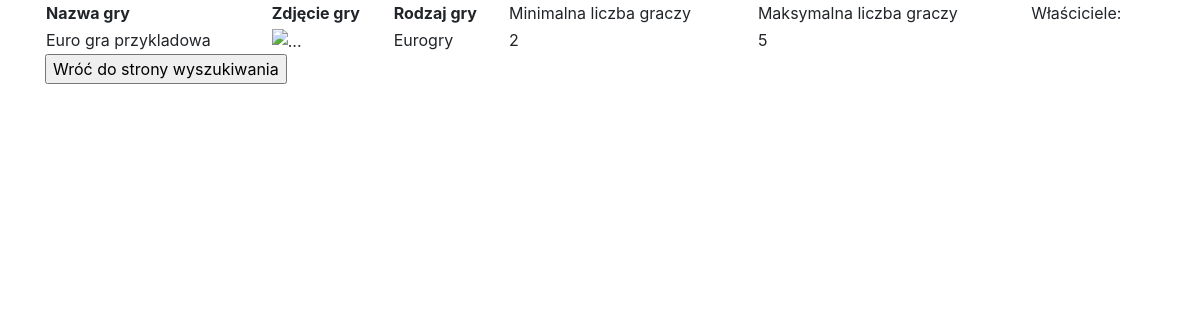
The page /a/4/ on the database as committed earlier.
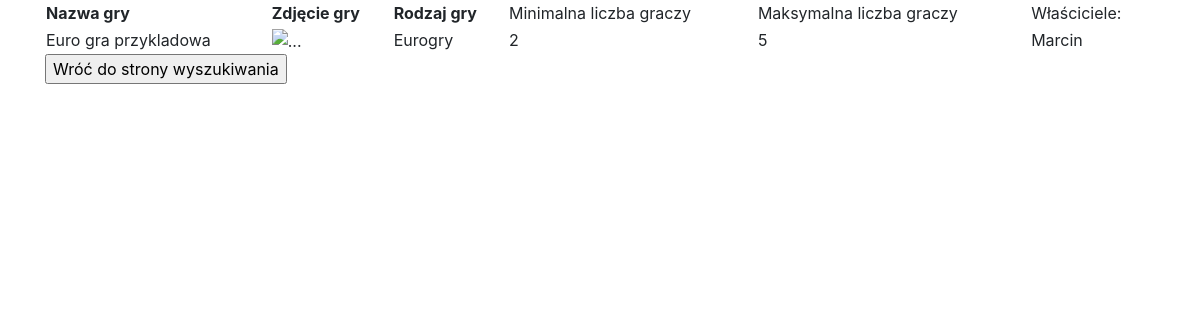
The same page on the database as committed later.
### main/models.py (models this page shows, shortened)
class Person(models.Model):
    name = models.CharField(verbose_name="Imie i nazwisko", max_length=128)
    game_type_like = models.CharField(
        verbose_name="Jaki typ gry lubi ta osoba najbardziej",
        max_length=30,
        choices=game_type_like_choices,
        default='wybierz',
    )
    def __str__(self):
        return self.name

### main/views.py (the view)
# urls.py: path('<int:pk>/', GameDetailView.as_view(), name='game-detail'), # jezeli zmienie "game-detail" to wtedy absolute url nie generuje sie do linku
class GameDetailView(DetailView):
    model = Game

### templates/main/game_detail.html (shortened to what this page needs)
<!doctype html>
<html lang="en">
<head>
        <link rel="stylesheet" href="https://stackpath.bootstrapcdn.com/bootstrap/4.4.1/css/bootstrap.min.css">
</head>
<body>
<div class="container">
<table style="width:100%" >
  <tr>
    <th>Nazwa gry</th>
    <th>Zdjęcie gry</th>
    <th>Rodzaj gry</th>
    <td>Minimalna liczba graczy</td>
    <td>Maksymalna liczba graczy</td>
    <td>Właściciele: </td>
  </tr>
  <tr>
    <td>{{ game.name }}</td>
    <td><img src="{{ game.image }}" alt="..."></td>
    <td>{{ game.game_type }}</td>
    <td>{{ game.min_player }}</td>
    <td>{{ game.max_player }}</td>
    <td>{% for owner in game.owner.all  %}{{ owner }}{% if not forloop.last %}, {% endif %} {% endfor %}</td>
  </tr>
</table>
    <input type="button" value="Wróć do strony wyszukiwania" onclick="window.location.href = 'http://127.0.0.1:8000/a/'">
</div>
</body>
</html>

Rows that differ between the two databases and show on the page:
added Person: name "Marcin"
